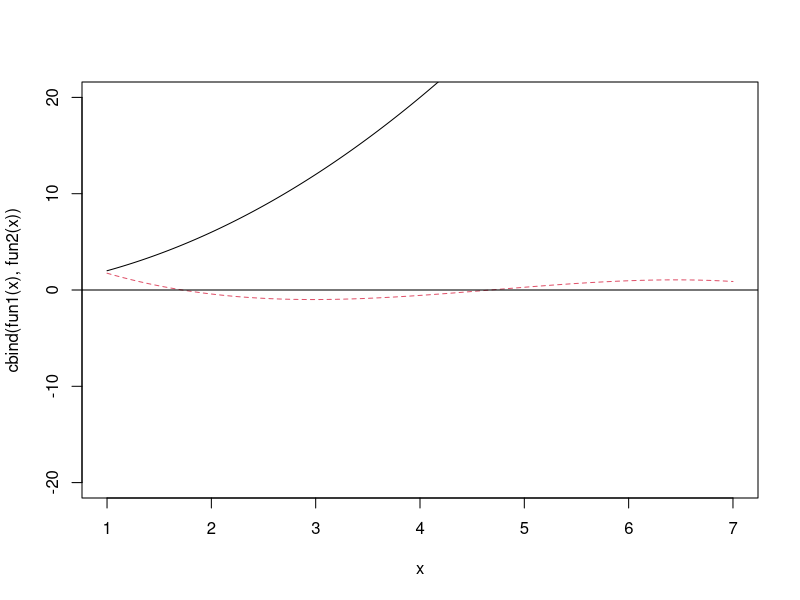

This chart was generated by the following R code:
fun1<-function(x) x+x^2
fun2<-function(x) x^0*6.080371088054329+x^1*-5.61669728426394+x^2*1.3793845344699087+x^3*-0.09758268674415288
x<-seq(1.0, 7.0, by = 0.0001)
matplot(x,cbind(fun1(x),fun2(x)), ylim=c(-20, 20), type="l") ; abline(h=0)
